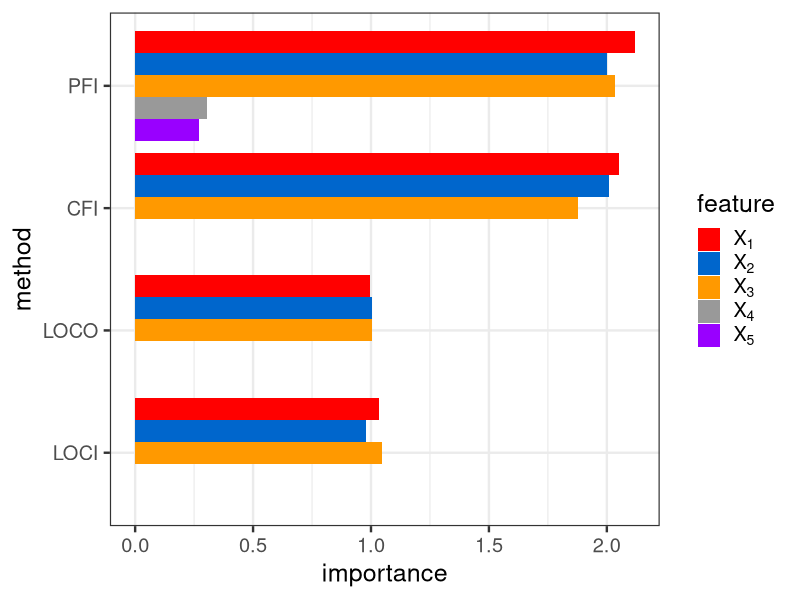
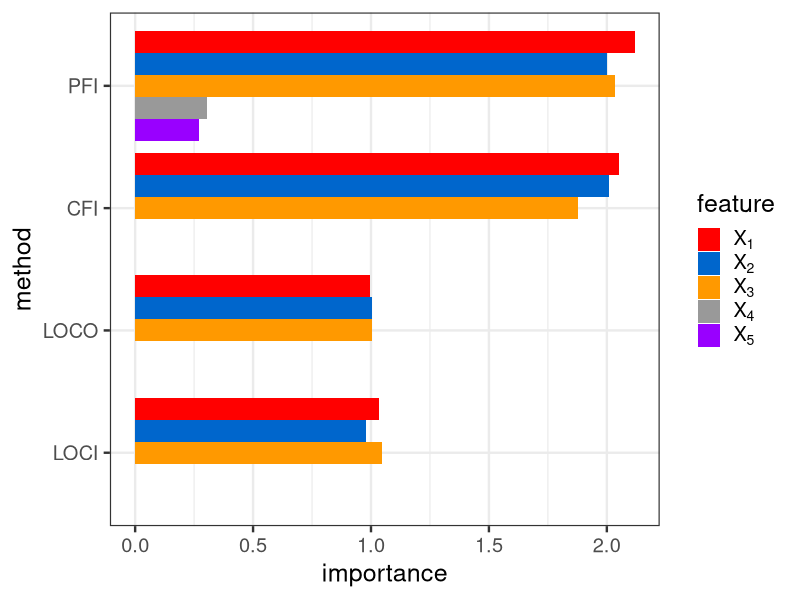

Reproduce these figures in R, in order.
library(ggplot2)
theme_set(theme_bw(base_size = 18))
color_vector = c("red", "#0066CC", "#FF9900", "#999999", "#9900FF")

# load datasets
df_pfi_cfi = read.csv("./simulations/data/sim2_df_res_pfi_cfi.csv")
df_loco_loci = read.csv("./simulations/data/sim2_df_res_loco_loci.csv")


df = rbind(df_pfi_cfi, df_loco_loci)
df$feature = as.factor(df$feature)
df$i = length(df$feature):1


# Plot
sim2 = ggplot(data = df, aes(y = reorder(type, i),  x = importance, fill = reorder(feature, i))) +
  geom_col(position = position_dodge()) +
  labs(y = "method",
       fill = "feature") + 
  scale_fill_manual(values = color_vector, breaks = c("x1", "x2", "x3", "x4", "x5"), 
                    labels = c(expression(X[1]), expression(X[2]), expression(X[3]), expression(X[4]), expression(X[5])))

sim2

# Save plot
ggsave(filename = "./simulations/plots/sim2.pdf")